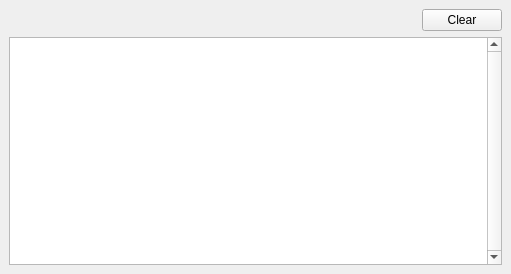
<?xml version="1.0" encoding="UTF-8"?>
<ui version="4.0">
 <class>LogDockWidget</class>
 <widget class="QDockWidget" name="LogDockWidget">
  <property name="geometry">
   <rect>
    <x>0</x>
    <y>0</y>
    <width>511</width>
    <height>274</height>
   </rect>
  </property>
  <property name="sizePolicy">
   <sizepolicy hsizetype="Ignored" vsizetype="Maximum">
    <horstretch>0</horstretch>
    <verstretch>0</verstretch>
   </sizepolicy>
  </property>
  <property name="styleSheet">
   <string notr="true"/>
  </property>
  <property name="features">
   <set>QDockWidget::DockWidgetFloatable|QDockWidget::DockWidgetMovable</set>
  </property>
  <property name="windowTitle">
   <string>Logs</string>
  </property>
  <widget class="QWidget" name="m_dockWidgetContents">
   <layout class="QVBoxLayout" name="verticalLayout">
    <item>
     <layout class="QHBoxLayout" name="m_horizontalLayout">
      <item>
       <spacer name="m_horizontalSpacer">
        <property name="orientation">
         <enum>Qt::Horizontal</enum>
        </property>
        <property name="sizeHint" stdset="0">
         <size>
          <width>40</width>
          <height>20</height>
         </size>
        </property>
       </spacer>
      </item>
      <item>
       <widget class="QPushButton" name="m_clearButton">
        <property name="styleSheet">
         <string notr="true"/>
        </property>
        <property name="text">
         <string>Clear</string>
        </property>
       </widget>
      </item>
     </layout>
    </item>
    <item>
     <widget class="LogWidget" name="m_logWidget">
      <property name="sizePolicy">
       <sizepolicy hsizetype="Preferred" vsizetype="Expanding">
        <horstretch>0</horstretch>
        <verstretch>0</verstretch>
       </sizepolicy>
      </property>
      <property name="styleSheet">
       <string notr="true"/>
      </property>
      <property name="verticalScrollBarPolicy">
       <enum>Qt::ScrollBarAlwaysOn</enum>
      </property>
      <property name="undoRedoEnabled">
       <bool>false</bool>
      </property>
      <property name="readOnly">
       <bool>true</bool>
      </property>
      <property name="textInteractionFlags">
       <set>Qt::TextSelectableByKeyboard|Qt::TextSelectableByMouse</set>
      </property>
     </widget>
    </item>
   </layout>
  </widget>
 </widget>
 <customwidgets>
  <customwidget>
   <class>LogWidget</class>
   <extends>QTextEdit</extends>
   <header>logwidget.hpp</header>
  </customwidget>
 </customwidgets>
 <resources/>
 <connections/>
</ui>
